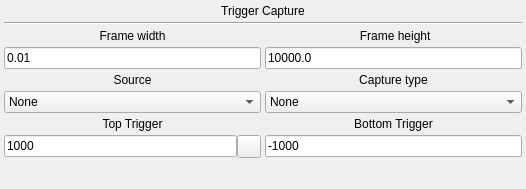
                   <widget class="QWidget" name="scrollAreaWidgetContents_2">
                    <property name="geometry">
                     <rect>
                      <x>0</x>
                      <y>0</y>
                      <width>526</width>
                      <height>189</height>
                     </rect>
                    </property>
                    <property name="sizePolicy">
                     <sizepolicy hsizetype="Preferred" vsizetype="Preferred">
                      <horstretch>0</horstretch>
                      <verstretch>0</verstretch>
                     </sizepolicy>
                    </property>
                    <layout class="QGridLayout" name="gridLayout">
                     <property name="leftMargin">
                      <number>4</number>
                     </property>
                     <property name="topMargin">
                      <number>4</number>
                     </property>
                     <property name="rightMargin">
                      <number>4</number>
                     </property>
                     <property name="bottomMargin">
                      <number>4</number>
                     </property>
                     <property name="spacing">
                      <number>4</number>
                     </property>
                     <item row="7" column="0">
                      <layout class="QHBoxLayout" name="horizontalLayout_5" stretch="1,0">
                       <property name="spacing">
                        <number>0</number>
                       </property>
                       <property name="sizeConstraint">
                        <enum>QLayout::SetDefaultConstraint</enum>
                       </property>
                       <property name="leftMargin">
                        <number>0</number>
                       </property>
                       <property name="topMargin">
                        <number>0</number>
                       </property>
                       <property name="rightMargin">
                        <number>0</number>
                       </property>
                       <property name="bottomMargin">
                        <number>0</number>
                       </property>
                       <item>
                        <widget class="QLineEdit" name="lineEdit_TopTrigger">
                         <property name="sizePolicy">
                          <sizepolicy hsizetype="Preferred" vsizetype="Fixed">
                           <horstretch>0</horstretch>
                           <verstretch>0</verstretch>
                          </sizepolicy>
                         </property>
                         <property name="maximumSize">
                          <size>
                           <width>16777215</width>
                           <height>16777215</height>
                          </size>
                         </property>
                         <property name="text">
                          <string>1000</string>
                         </property>
                         <property name="alignment">
                          <set>Qt::AlignLeading|Qt::AlignLeft|Qt::AlignVCenter</set>
                         </property>
                        </widget>
                       </item>
                       <item>
                        <widget class="QToolButton" name="toolButton_TriggerLock">
                         <property name="sizePolicy">
                          <sizepolicy hsizetype="Fixed" vsizetype="Fixed">
                           <horstretch>0</horstretch>
                           <verstretch>0</verstretch>
                          </sizepolicy>
                         </property>
                         <property name="maximumSize">
                          <size>
                           <width>16777215</width>
                           <height>16777215</height>
                          </size>
                         </property>
                         <property name="text">
                          <string/>
                         </property>
                         <property name="icon">
                          <iconset>
                           <normalon>../Textures/pngtree-black-iron-lock-icon-image_1145477.jpg</normalon>
                          </iconset>
                         </property>
                         <property name="checkable">
                          <bool>true</bool>
                         </property>
                        </widget>
                       </item>
                      </layout>
                     </item>
                     <item row="9" column="0">
                      <spacer name="verticalSpacer">
                       <property name="orientation">
                        <enum>Qt::Vertical</enum>
                       </property>
                       <property name="sizeType">
                        <enum>QSizePolicy::Expanding</enum>
                       </property>
                       <property name="sizeHint" stdset="0">
                        <size>
                         <width>20</width>
                         <height>10</height>
                        </size>
                       </property>
                      </spacer>
                     </item>
                     <item row="4" column="0">
                      <widget class="QLabel" name="label_5">
                       <property name="text">
                        <string>Source</string>
                       </property>
                       <property name="alignment">
                        <set>Qt::AlignCenter</set>
                       </property>
                      </widget>
                     </item>
                     <item row="0" column="0" colspan="2">
                      <widget class="QLabel" name="label_9">
                       <property name="text">
                        <string>Trigger Capture</string>
                       </property>
                       <property name="alignment">
                        <set>Qt::AlignCenter</set>
                       </property>
                      </widget>
                     </item>
                     <item row="5" column="0">
                      <widget class="QComboBox" name="comboBox_SourceSelect">
                       <property name="sizePolicy">
                        <sizepolicy hsizetype="Preferred" vsizetype="Fixed">
                         <horstretch>0</horstretch>
                         <verstretch>0</verstretch>
                        </sizepolicy>
                       </property>
                       <item>
                        <property name="text">
                         <string>None</string>
                        </property>
                       </item>
                      </widget>
                     </item>
                     <item row="4" column="1">
                      <widget class="QLabel" name="label_6">
                       <property name="text">
                        <string>Capture type</string>
                       </property>
                       <property name="alignment">
                        <set>Qt::AlignCenter</set>
                       </property>
                      </widget>
                     </item>
                     <item row="3" column="0">
                      <widget class="QLineEdit" name="lineEdit_FrameWidth">
                       <property name="sizePolicy">
                        <sizepolicy hsizetype="Preferred" vsizetype="Fixed">
                         <horstretch>0</horstretch>
                         <verstretch>0</verstretch>
                        </sizepolicy>
                       </property>
                       <property name="text">
                        <string>0.01</string>
                       </property>
                       <property name="alignment">
                        <set>Qt::AlignLeading|Qt::AlignLeft|Qt::AlignVCenter</set>
                       </property>
                      </widget>
                     </item>
                     <item row="6" column="0">
                      <widget class="QLabel" name="label_3">
                       <property name="text">
                        <string>Top Trigger</string>
                       </property>
                       <property name="alignment">
                        <set>Qt::AlignCenter</set>
                       </property>
                      </widget>
                     </item>
                     <item row="1" column="0" colspan="2">
                      <widget class="Line" name="line">
                       <property name="sizePolicy">
                        <sizepolicy hsizetype="Preferred" vsizetype="Fixed">
                         <horstretch>0</horstretch>
                         <verstretch>0</verstretch>
                        </sizepolicy>
                       </property>
                       <property name="orientation">
                        <enum>Qt::Horizontal</enum>
                       </property>
                      </widget>
                     </item>
                     <item row="7" column="1">
                      <widget class="QLineEdit" name="lineEdit_BottomTrigger">
                       <property name="sizePolicy">
                        <sizepolicy hsizetype="Expanding" vsizetype="Fixed">
                         <horstretch>0</horstretch>
                         <verstretch>0</verstretch>
                        </sizepolicy>
                       </property>
                       <property name="text">
                        <string>-1000</string>
                       </property>
                       <property name="alignment">
                        <set>Qt::AlignLeading|Qt::AlignLeft|Qt::AlignVCenter</set>
                       </property>
                      </widget>
                     </item>
                     <item row="3" column="1">
                      <widget class="QLineEdit" name="lineEdit_FrameHeight">
                       <property name="sizePolicy">
                        <sizepolicy hsizetype="Expanding" vsizetype="Fixed">
                         <horstretch>0</horstretch>
                         <verstretch>0</verstretch>
                        </sizepolicy>
                       </property>
                       <property name="text">
                        <string>10000.0</string>
                       </property>
                       <property name="alignment">
                        <set>Qt::AlignLeading|Qt::AlignLeft|Qt::AlignVCenter</set>
                       </property>
                      </widget>
                     </item>
                     <item row="5" column="1">
                      <widget class="QComboBox" name="comboBox_TriggerSelect">
                       <property name="sizePolicy">
                        <sizepolicy hsizetype="Expanding" vsizetype="Fixed">
                         <horstretch>0</horstretch>
                         <verstretch>0</verstretch>
                        </sizepolicy>
                       </property>
                       <item>
                        <property name="text">
                         <string>None</string>
                        </property>
                       </item>
                       <item>
                        <property name="text">
                         <string>Rising</string>
                        </property>
                       </item>
                       <item>
                        <property name="text">
                         <string>Falling</string>
                        </property>
                       </item>
                      </widget>
                     </item>
                     <item row="2" column="1">
                      <widget class="QLabel" name="label_8">
                       <property name="text">
                        <string> Frame height</string>
                       </property>
                       <property name="alignment">
                        <set>Qt::AlignCenter</set>
                       </property>
                      </widget>
                     </item>
                     <item row="6" column="1">
                      <widget class="QLabel" name="label_4">
                       <property name="text">
                        <string>Bottom Trigger</string>
                       </property>
                       <property name="alignment">
                        <set>Qt::AlignCenter</set>
                       </property>
                      </widget>
                     </item>
                     <item row="2" column="0">
                      <widget class="QLabel" name="label_7">
                       <property name="text">
                        <string>Frame width</string>
                       </property>
                       <property name="alignment">
                        <set>Qt::AlignCenter</set>
                       </property>
                      </widget>
                     </item>
                    </layout>
                   </widget>
